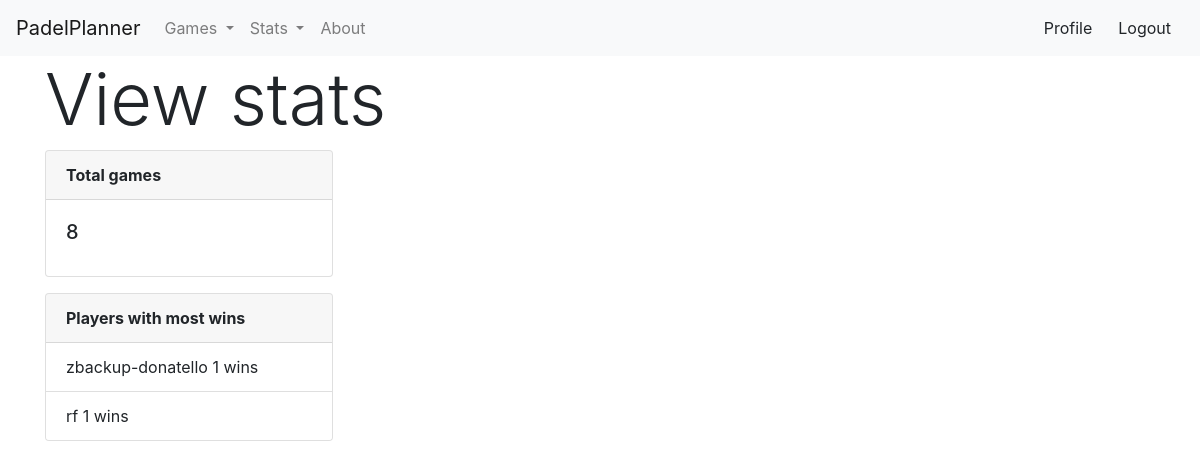
The page /view_stats (signed in) on the database its author committed.
### models.py (models this page shows, shortened)
class Result(db.Model):
    __tablename__ = "results"
    id = db.Column(db.Integer, primary_key=True)
    game_id = db.Column(db.Integer, db.ForeignKey(Game.id), nullable=False)
    player_id = db.Column(db.String(120), db.ForeignKey(User.id))
    winner = db.Column(db.Boolean)

class User(UserMixin, db.Model):
    __tablename__ = "users"
    id = db.Column(db.Integer, primary_key=True)
    username = db.Column(db.String, unique=True, nullable=False)
    password_hash = db.Column(db.String(128))
    email = db.Column(db.String)
    created = db.Column(db.DateTime, default=datetime.utcnow)
    players = db.relationship("Player", backref="user")
    results = db.relationship("Result", backref="user")

### application.py (the view)
@app.route("/view_stats")
@login_required
def view_stats():
    total_games = db.session.query(Game).count()
    top_3_players = (
        db.session.query(Result, func.count(func.distinct(Result.game_id)))
        .filter(Result.winner == True)
        .join(User)
        .group_by(User.username)
        .order_by(func.count(func.distinct(Result.game_id)).desc())
        .all()
    )
    return render_template(
        "view_stats.html",
        title="View stats",
        total_games=total_games,
        top_3_players=top_3_players,
    )

### application.py (called while the page is built)
@login_manager.user_loader
def load_user(id):
    return User.query.get(int(id))

### templates/view_stats.html (shortened to what this page needs)
{% extends 'layout.html' %}
{% block app_content %}
<h1 class="display-3">View stats</h1>
<div class="card text-bg-success mb-3" style="max-width: 18rem;">
    <div class="card-header"><b>Total games</b></div>
    <div class="card-body">
      <h5 class="card-title">{{ total_games }}</h5>
    </div>
  </div>
  <div class="card" style="width: 18rem;">
    <div class="card-header">
      <b>Players with most wins</b>
    </div>
    <ul class="list-group list-group-flush">
      {% for player in top_3_players %}
        <li class="list-group-item">{{ player[0].user.username }} {{ player[1] }} wins</li>
        {% endfor %}
    </ul>
  </div>
{% endblock %}

### rows shown on the page
Result: username "zbackup-donatello", winner "1"
Result: username "rf", player "1"

### other values the page prints
{{ total_games }} "8"
